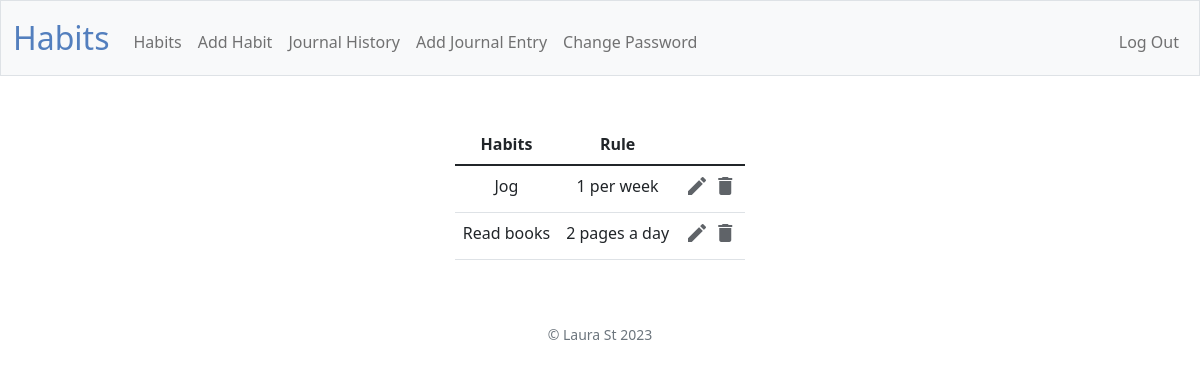
Page /habits (signed in) on the committed database.
### tables this page shows
CREATE TABLE "habits" (
    habit_id INTEGER PRIMARY KEY AUTOINCREMENT,
    user_id INTEGER,
    name TEXT NOT NULL,
    rule TEXT NOT NULL,
    created_at DATETIME DEFAULT CURRENT_TIMESTAMP,
    FOREIGN KEY (user_id) REFERENCES users(id)
);

### app.py (the view)
@app.route("/habits", methods=["GET"])
@login_required
def get_habits():
    habits = db.execute(
            "SELECT * FROM habits WHERE user_id = ?", session.get("user_id")
    )
    return render_template("habits.html", habits=habits)

### app.py (called while the page is built)
@app.after_request
def after_request(response):
    response.headers["Cache-Control"] = "no-cache, no-store, must-revalidate"
    response.headers["Expires"] = 0
    response.headers["Pragma"] = "no-cache"
    return response

### helpers.py (called while the page is built)
def login_required(f):
    @wraps(f)
    def decorated_function(*args, **kwargs):
        if session.get("user_id") is None:
            return redirect("/login")
        return f(*args, **kwargs)
    return decorated_function

### templates/habits.html (shortened to what this page needs)
{% extends "layout.html" %}
{% block main %}
<table class="table mx-auto w-auto">
    <thead>
        <tr>
            <th>Habits</th>
            <th>Rule</th>
            <th></th>
        </tr>
    </thead>
    <tbody>
        {% for habit in habits %}
        <tr>
            <td>{{habit.name}}</td>
            <td>{{habit.rule}}</td>
            <td>
                <a href="/edit-habit/{{ habit.habit_id }}" class="icon-link"><span
                        class="material-icons grey_color">edit</span></a>
                <a href="/delete-habit/{{ habit.habit_id }}" class="icon-link"><span
                        class="material-icons grey_color">delete</span></a>
            </td>
        </tr>
        {% endfor %}
    </tbody>
</table>
{% endblock %}

### static/styles.css (style rules this page uses)
.grey_color { color: #5f6368; }

### rows in the picture
habits: name "Jog", rule "1 per week"
habits: name "Read books", rule "2 pages a day"
